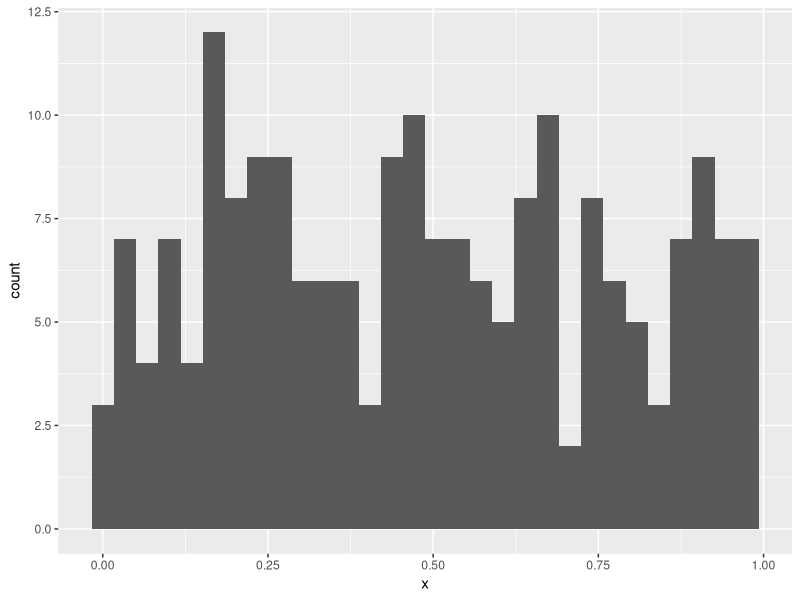

Source code (R):
## ---- chunk 1
knitr::opts_chunk$set(echo = FALSE)
## ---- chunk 2
library(ggplot2)

z= as.data.frame(cbind(x=runif(200),y=1:200))

ggplot(z,aes(x=x))+geom_histogram()

